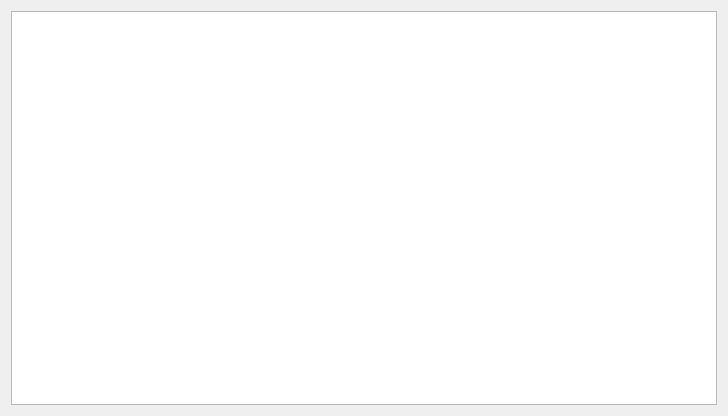
<?xml version="1.0" encoding="UTF-8"?>
<ui version="4.0">
 <class>Widget</class>
 <widget class="QWidget" name="Widget">
  <property name="geometry">
   <rect>
    <x>0</x>
    <y>0</y>
    <width>728</width>
    <height>416</height>
   </rect>
  </property>
  <property name="windowTitle">
   <string>Widget</string>
  </property>
  <layout class="QGridLayout" name="gridLayout">
   <item row="0" column="0">
    <widget class="QGraphicsView" name="graphicsView"/>
   </item>
  </layout>
 </widget>
 <layoutdefault spacing="6" margin="11"/>
 <resources/>
 <connections/>
</ui>
